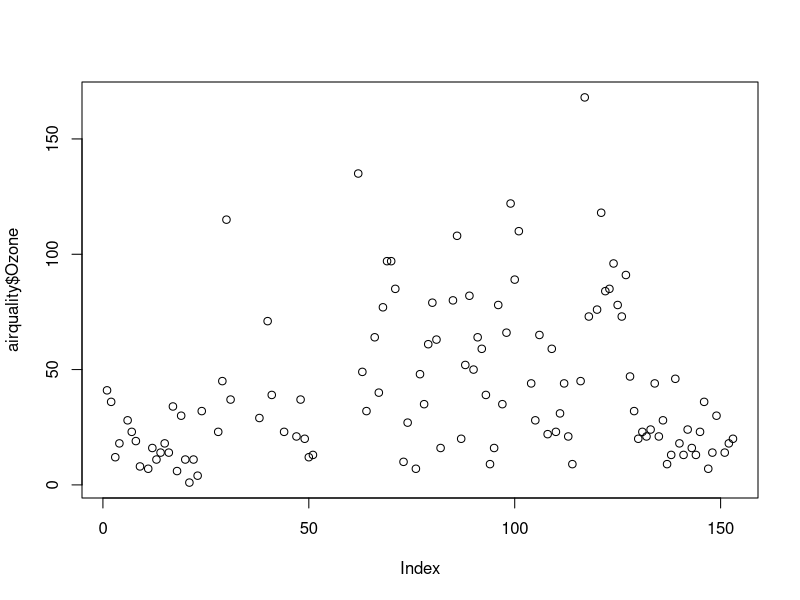
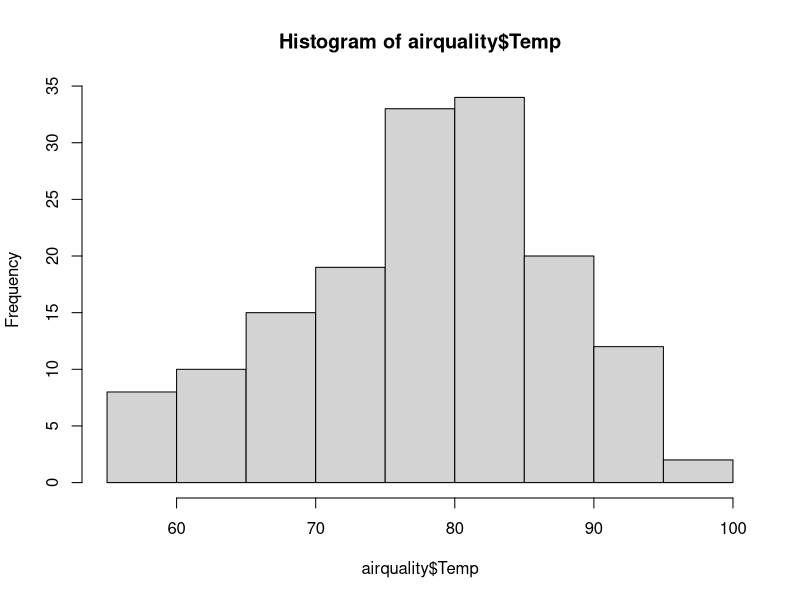
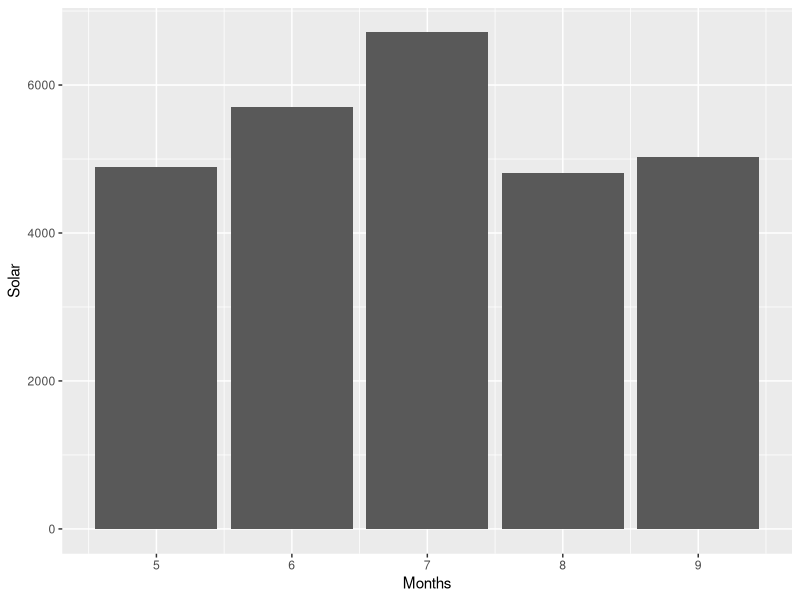

These figures' R source, in order:
## ---- chunk 1
knitr::opts_chunk$set(echo = FALSE)
## ---- chunk 2
library(ggplot2)
## ---- chunk 3
summary(airquality)
## ---- chunk 4
plot(airquality$Ozone)
## ---- chunk 5
hist(airquality$Temp)
## ---- chunk 6
ggplot(data = airquality,aes(x=airquality$Month,y=airquality$Solar.R)) +
  geom_bar(stat = "identity") +
  xlab("Months")+
  ylab("Solar")
